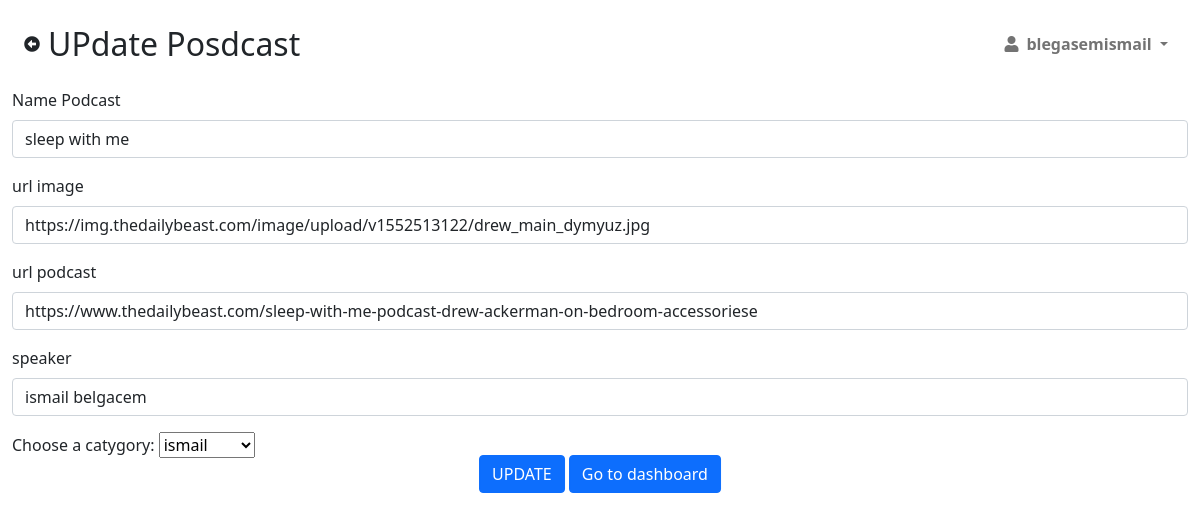
The app's page /UpdatePdcast.php?id=1 (signed in) with its own data.
### tables this page shows
CREATE TABLE `podcast` (
  `id_podcast` int(255) NOT NULL,
  `name` varchar(255) NOT NULL,
  `url_img` varchar(255) NOT NULL,
  `url_podcast` varchar(255) NOT NULL,
  `speaker` varchar(255) NOT NULL,
  `id_catygory` int(11) NOT NULL
);

### MySql/getuser.php (called while the page is built, shortened)
<?php
       $id = $_SESSION["id"];
       $sqluser = "SELECT * FROM admin_user WHERE id_admin  =". $id;
      $query_user =mysqli_query($conn,$sqluser);
       $user_info=mysqli_fetch_all($query_user,MYSQLI_ASSOC);
       foreach($user_info as $info){
        $name_user=$info['first_last_name'];
       }
?>

### UpdatePdcast.php (the view, shortened to what this page needs)
<?php
 include 'MySql/connt.php';
 include 'MySql/getuser.php';
 $sql_podcast_update="SELECT * FROM podcast WHERE id_podcast = ".$_GET['id']."";
$resulte =mysqli_query($conn,$sql_podcast_update);
$row=mysqli_fetch_array($resulte);
?>
<!DOCTYPE html>
<html lang="en">
<head>
   <link href="https://cdn.jsdelivr.net/npm/bootstrap@5.1.3/dist/css/bootstrap.min.css"
 rel="stylesheet"
>
  <link rel="stylesheet" href="css/style.css" />
  <link rel="stylesheet" href="https://cdnjs.cloudflare.com/ajax/libs/font-awesome/5.15.3/css/all.min.css" />
</head>
<body>
<div id="page-content-wrapper">
<div id="page-content-wrapper">
            <nav class="navbar navbar-expand-lg navbar-light bg-transparent py-4 px-4">
                <div class="d-flex align-items-center">
                <i class="fas fa-arrow-alt-circle-left me-2 "></i><h2 class="fs-2 m-0">UPdate Posdcast</h2>
                </div>
                <div class="collapse navbar-collapse" id="navbarSupportedContent">
                    <ul class="navbar-nav ms-auto mb-2 mb-lg-0">
                        <li class="nav-item dropdown">
                            <a class="nav-link dropdown-toggle second-text fw-bold" href="#" id="navbarDropdown"
                                role="button" data-bs-toggle="dropdown" aria-expanded="false">
                                <i class="fas fa-user me-2"></i><?php echo $name_user ?>
                            </a>
                        </li>
                    </ul>
                </div>
            </nav>
            <div class="container-fluid px-12">
            <form action="" method="POST">
             <div class="mb-3">
               <label for="exampleInputEmail1" class="form-label">Name Podcast</label>
               <input type="text" name="name_podcast"
               value ="<?php echo $row['name'] ?>" class="form-control" id="exampleInputEmail1" aria-describedby="emailHelp">
             </div>
             <div class="mb-3">
               <label for="exampleInputEmail1" class="form-label">url image</label>
               <input type="url" name ="image"
               class="form-control" value ="<?php echo $row['url_img'] ?>"
                id="exampleInputEmail1" aria-describedby="emailHelp">
             </div>
             <div class="mb-3">
               <label for="exampleInputEmail1" class="form-label">url podcast</label>
               <input type="url" name ="url_podcast" value ="<?php echo $row['url_podcast'] ?>"
               class="form-control" id="exampleInputEmail1" aria-describedby="emailHelp">
             </div>
             <div class="mb-3">
               <label for="exampleInputEmail1" class="form-label">speaker</label>
               <input type="text" name="speaker" class="form-control"
               value ="<?php echo $row['speaker'] ?>" id="exampleInputEmail1" aria-describedby="emailHelp">
             </div>
             <div class="mb-3">
             <?php include 'MySql/catygory_sql.php'?>
             </div>
             <div class="position-absolute  start-50 translate-middle">
             <input type ="submit" name ="submit3" value = "UPDATE" class ="btn btn-primary">
             <a class="btn btn-primary" href="dachboard.php" role="button">Go to dashboard</a>
             </div>
       </form>
    </div>
    </div>
<?php include 'parts/fin.php'?>

### css/style.css (style rules this page uses)
:root { --main-bg-color: #009d63; --main-text-color: #009d63; --second-text-color: #bbbec5; --second-bg-color: #c1efde; }
.second-text { color: var(--second-text-color); }
#page-content-wrapper { min-width: 100vw; }
@media (min-width: 768px) { #page-content-wrapper { min-width: 0; width: 100%; } }

### records on screen
podcast: name_podcast "sleep with me", image "https://img.thedailybeast.com/image/upload/v1552513122/drew_main_dymyuz.jpg", url_podcast "https://www.thedailybeast.com/sleep-with-me-podcast-drew-ackerman-on-bedroom-accessoriese", speaker "ismail belgacem"

### other values on screen
$name_user "blegasemismail"
form field catygory "ismail"
